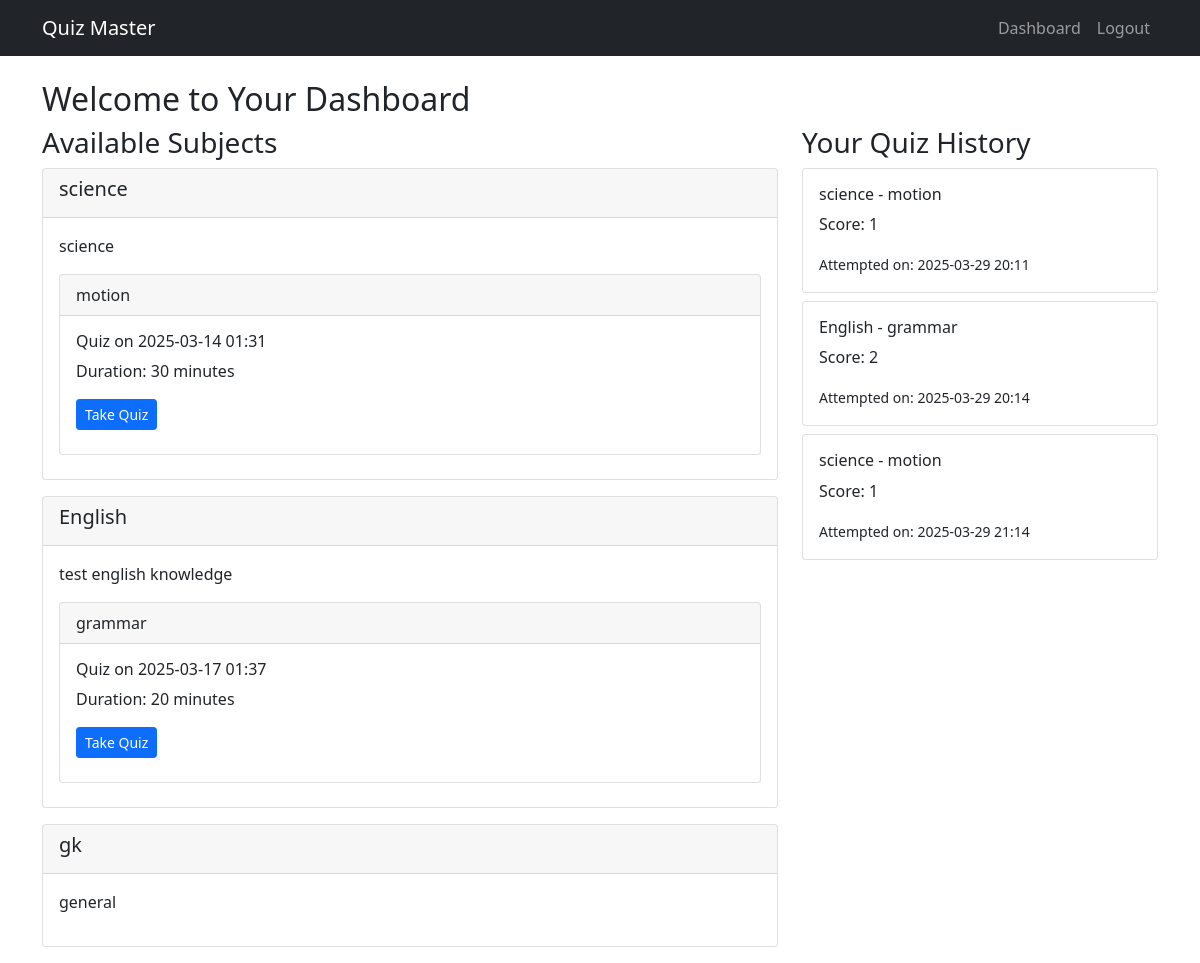
Screenshot of /user/dashboard (signed in) with the database file from the repository.
### application/models.py (models this page shows)
class Subject(db.Model):
    id = db.Column(db.Integer, primary_key=True)
    name = db.Column(db.String(100), nullable=False)
    description = db.Column(db.Text)
    chapters = db.relationship('Chapter', backref='subject', lazy=True, cascade='all, delete-orphan')

class Chapter(db.Model):
    id = db.Column(db.Integer, primary_key=True)
    name = db.Column(db.String(100), nullable=False)
    description = db.Column(db.Text)
    subject_id = db.Column(db.Integer, db.ForeignKey('subject.id'), nullable=False)
    quizzes = db.relationship('Quiz', backref='chapter', lazy=True, cascade='all, delete-orphan')

class Quiz(db.Model):
    id = db.Column(db.Integer, primary_key=True)
    chapter_id = db.Column(db.Integer, db.ForeignKey('chapter.id'), nullable=False)
    date_of_quiz = db.Column(db.DateTime, nullable=False)
    time_duration = db.Column(db.Integer, nullable=False)  # in minutes
    remarks = db.Column(db.Text)
    questions = db.relationship('Question', backref='quiz', lazy=True)
    scores = db.relationship('Score', backref='quiz', lazy=True)

class Score(db.Model):
    id = db.Column(db.Integer, primary_key=True)
    quiz_id = db.Column(db.Integer, db.ForeignKey('quiz.id'), nullable=False)
    user_id = db.Column(db.Integer, db.ForeignKey('user.id'), nullable=False)
    score = db.Column(db.Integer, nullable=False)
    attempt_date = db.Column(db.DateTime, default=datetime.utcnow)

### application/routes.py (the view)
@bp.route('/user/dashboard')
def user_dashboard():
    if not session.get('user_id'):
        return redirect(url_for('routes.login'))
    user = User.query.get(session['user_id'])
    subjects = Subject.query.all()
    scores = Score.query.filter_by(user_id=user.id).all()
    return render_template('user/dashboard.html', subjects=subjects, scores=scores)

### templates/user/dashboard.html
{% extends "index.html" %}
{% block content %}
<h2>Welcome to Your Dashboard</h2>
<div class="row">
    <div class="col-md-8">
        <h3>Available Subjects</h3>
        {% for subject in subjects %}
        <div class="card mb-3">
            <div class="card-header">
                <h5>{{ subject.name }}</h5>
            </div>
            <div class="card-body">
                <p>{{ subject.description }}</p>
                {% for chapter in subject.chapters %}
                <div class="card mb-2">
                    <div class="card-header">{{ chapter.name }}</div>
                    <div class="card-body">
                        {% for quiz in chapter.quizzes %}
                        <div class="mb-2">
                            <h6>Quiz on {{ quiz.date_of_quiz.strftime('%Y-%m-%d %H:%M') }}</h6>
                            <p>Duration: {{ quiz.time_duration }} minutes</p>
                            <a href="{{ url_for('routes.take_quiz', quiz_id=quiz.id) }}" class="btn btn-primary btn-sm">Take Quiz</a>
                        </div>
                        {% endfor %}
                    </div>
                </div>
                {% endfor %}
            </div>
        </div>
        {% endfor %}
    </div>
    <div class="col-md-4">
        <h3>Your Quiz History</h3>
        {% for score in scores %}
        <div class="card mb-2">
            <div class="card-body">
                <h6>{{ score.quiz.chapter.subject.name }} - {{ score.quiz.chapter.name }}</h6>
                <p>Score: {{ score.score }}</p>
                <small>Attempted on: {{ score.attempt_date.strftime('%Y-%m-%d %H:%M') }}</small>
            </div>
        </div>
        {% endfor %}
    </div>
</div>
{% endblock %}

### templates/index.html (shortened to what this page needs)
<!DOCTYPE html>
<html>
<head>
    <link href="https://cdn.jsdelivr.net/npm/bootstrap@5.1.3/dist/css/bootstrap.min.css" rel="stylesheet">
</head>
<body>
    <nav class="navbar navbar-expand-lg navbar-dark bg-dark">
        <div class="container">
            <a class="navbar-brand" href="/">Quiz Master</a>
            <div class="navbar-nav ms-auto">
                {% if session.get('user_id') %}
                    <a class="nav-link" href="{{ url_for('routes.user_dashboard') }}">Dashboard</a>
                    <a class="nav-link" href="{{ url_for('routes.logout') }}">Logout</a>
                {% else %}
                    <a class="nav-link" href="{{ url_for('routes.login') }}">Login</a>
                    <a class="nav-link" href="{{ url_for('routes.register') }}">Register</a>
                {% endif %}
            </div>
        </div>
    </nav>
    <div class="container mt-4">
        {% block content %}{% endblock %}
    </div>
</body>
</html>

### rows the page displays
Subject: name "science", description "science"
Chapter: name "motion"
Quiz: date_of_quiz "2025-03-14 01:31", time_duration "30"
Subject: name "English", description "test english knowledge"
Chapter: name "grammar"
Quiz: date_of_quiz "2025-03-17 01:37", time_duration "20"
Subject: name "gk", description "general"
Score: quiz.chapter.subject.name "science", quiz.chapter.name "motion", score "1", attempt_date "2025-03-29 20:11"
Score: quiz.chapter.subject.name "English", quiz.chapter.name "grammar", score "2", attempt_date "2025-03-29 20:14"
Score: quiz.chapter.subject.name "science", quiz.chapter.name "motion", score "1", attempt_date "2025-03-29 21:14"
